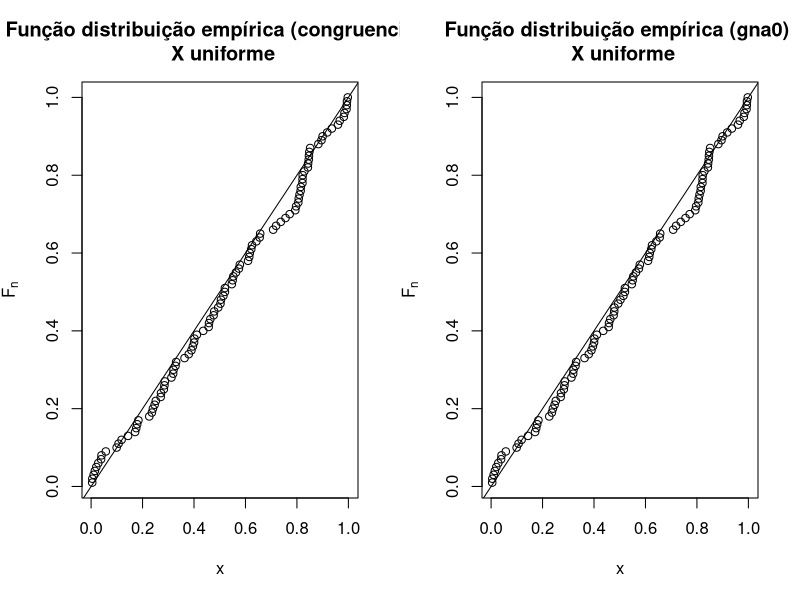
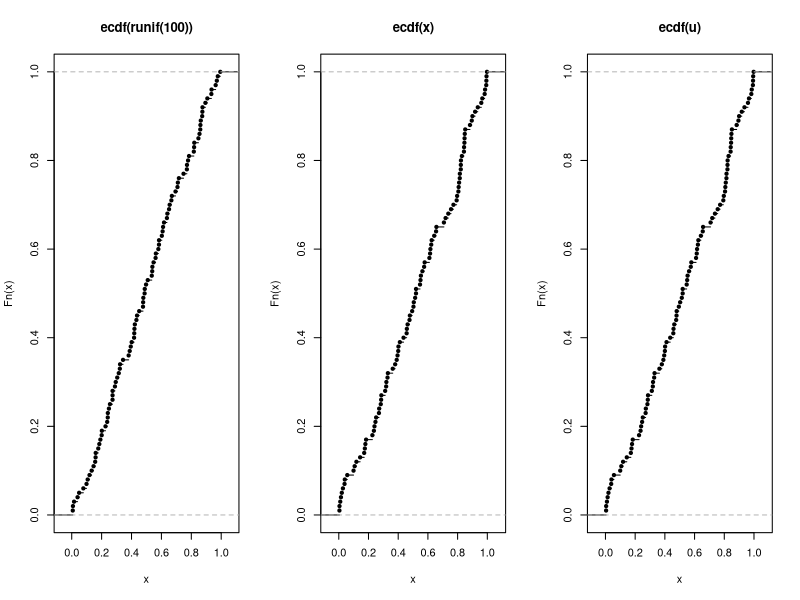
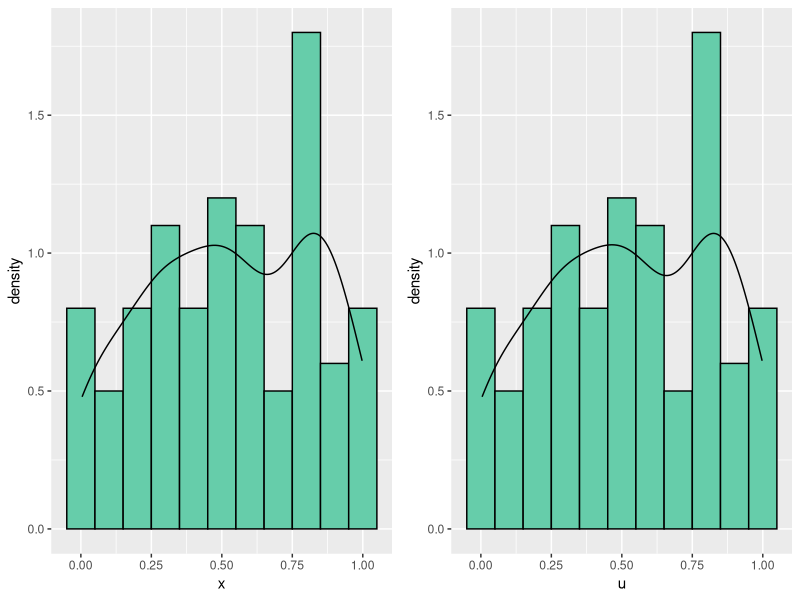
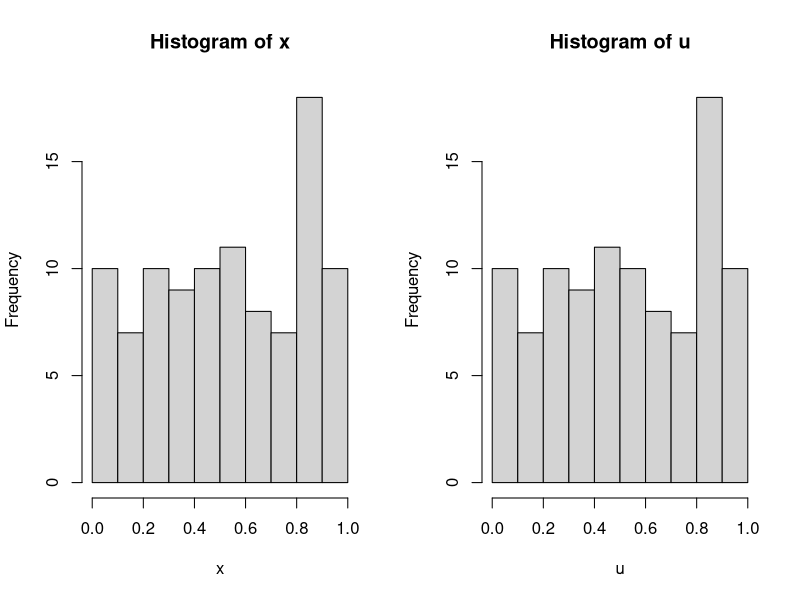

Write R code to recreate these figures, in order.
# Lista 5 - Walef Machado de Mendonça
rm(list = ls())
library(grid)
library(ggplot2)

# Funções -----------------------------------------------------------------

congruencial = function(n, m, a, c, U0) {
  U = c()
  Ui = U0
  for (i in 1:n) {
    Ui = (a * Ui + c) %% m
    U[i] = Ui / m
    # para resultados entre 0 e 1
  }
  return(U)
}

gna0 = function(n, sem=0){
  gnu0 = function(sem){ # função local
    k = sem %/% iq # divisao de inteiros
    # calculando (ia * sem mod im) sem provocar overflow - Schrage
    sem = ia * (sem %% iq) - ir * k
    if (sem < 0) sem = sem + im
    ran0 = am * sem # converte sem para ponto flutuante
    return(list(ran0 = ran0, sem = sem))
  }
  ia = 16807; im = 2147483647; am = 1.0 / im
  iq = 127773; ir = 2836
  if(sem <= 0){
    t = as.numeric(substring(Sys.time(),
                             c(1,6,9,12,15,18),c(4,7,10,13,16,19))) # relógio/sist.
    sem = t[6] + t[5] * 60 + t[4] * 3600
    # retirar o efeito inicial
    sem = ia * (sem %% iq) - ir * (sem %/% iq)
    if(sem <= 0) sem = sem + im
  }
  u = matrix(0, n, 1) # inicia o vetor de resultados
  amostra = gnu0(sem) # chama gnu0
  u[1] = amostra$ran0 # inicia o primeiro elemento
  for (i in 2:n){
    amostra = gnu0(amostra$sem)
    u[i] = amostra$ran0
  }
  return(u)
} 

# 1 -----------------------------------------------------------------------

n = 100; m = 2147483647; a = 16807; c = 0

t = as.numeric(substring(Sys.time(), c(1,6,9,12,15,18),c(4,7,10,13,16,19))) # relógio/sist.
U0 = t[6] + t[5] * 60 + t[4] * 3600

congruencial(n,m,a,c,U0) # Dessa forma a função congruencial sempre irá usar 
                         # o relógio do sistema criando em U0 gerando, portanto, 
                         # sempre o mesmo conjunto de numeros aleatórios.

# ou 

congruencial = function(n, m, a, c) {
  U = c()
  t = as.numeric(substring(Sys.time(), c(1,6,9,12,15,18),c(4,7,10,13,16,19))) # relógio/sist.
  U0 = t[6] + t[5] * 60 + t[4] * 3600
  Ui = U0
  for (i in 1:n) {
    Ui = (a * Ui + c) %% m
    U[i] = Ui / m
    # para resultados entre 0 e 1
  }
  return(U)
}

(x = congruencial(n,m,a,c)) # A cada vez que executada a função ira obter 
                               # uma "hora do sistema" diferente e sempre irá 
                               # gerar um conjunto de numeros aleatorios diferente.


# 2 -----------------------------------------------------------------------

n = 100 
(u = gna0(n,0))

# 3 -----------------------------------------------------------------------

par(mfrow = c(1,2))
plot(sort(x), 1:length(x)/length(x), 
     xlab = "x", ylab = expression(F[n]),
     main = "Função distribuição empírica (congruencial) \n X uniforme")
abline(0, 1)

plot(sort(u), 1:length(u)/length(u),
     xlab = "x", ylab = expression(F[n]),
     main = "Função distribuição empírica (gna0) \n X uniforme")
abline(0, 1)

# Ambas as amostras, tando a gerada pela função congruencial quanto a gerada 
# pela função gna0, seguem uma distribuição uniforme U(0,1).

# 4 -----------------------------------------------------------------------

par(mfrow = c(1,3))
plot(ecdf(runif(100)))
plot(ecdf(x))
plot(ecdf(u))

# 5 -----------------------------------------------------------------------

par(mfrow = c(1,2))
hist(x, probability = T)
rug(x) # adiciona dados originais ao histograma
lines(density(x)) # estimação kernel

hist(u, probability = T)
rug(u) # adiciona dados originais ao histograma
lines(density(u)) # estimação kernel

# Com o ggplot :D

pushViewport(viewport(layout=grid.layout(1, 2)))
a = ggplot(,aes(x)) + geom_histogram(aes(y=..density..), 
                                 binwidth = 0.1, colour="black", fill='#66CDAA') + 
  geom_density(alpha=.2)

b = ggplot(,aes(u)) + geom_histogram(aes(y=..density..), 
                                 binwidth = 0.1, colour="black", fill='#66CDAA') + 
  geom_density(alpha=.2)
print(a, vp = viewport(layout.pos.row = 1, layout.pos.col = 1))
print(b, vp = viewport(layout.pos.row = 1, layout.pos.col = 2))

# 6 -----------------------------------------------------------------------

ks.test(x, "punif", 0, 1) # O teste Kolmogorov-Smirnov apresentou um valor-p = 0.3439 
                          # o que indica que não rejeitamos a hipótese de que os dados da amostra
                          # gerada pela função congruencial tem distribuição U(0,1)

ks.test(u, "punif", 0, 1) # O teste Kolmogorov-Smirnov apresentou um valor-p = 0.1935 
                          # o que indica que não rejeitamos a hipótese de que os dados da amostra
                          # gerada pela função gna0 tem distribuição U(0,1)

# 7 -----------------------------------------------------------------------

h = hist(x)
h$counts
chisq.test(h$counts) # O teste Chi-quadrado permite concluir que x gerada pela função congruencial 
                     # segue uma distribuição U(0,1), visto que o valor-p = 0.7399 > 0.05.

h = hist(u)
h$counts
chisq.test(h$counts) # O teste Chi-quadrado permite concluir que a amostra u gerada pela função gna0
                    # segue uma distribuição U(0,1), visto que o valor-p = 0.7399 > 0.05.

# Fim :P 